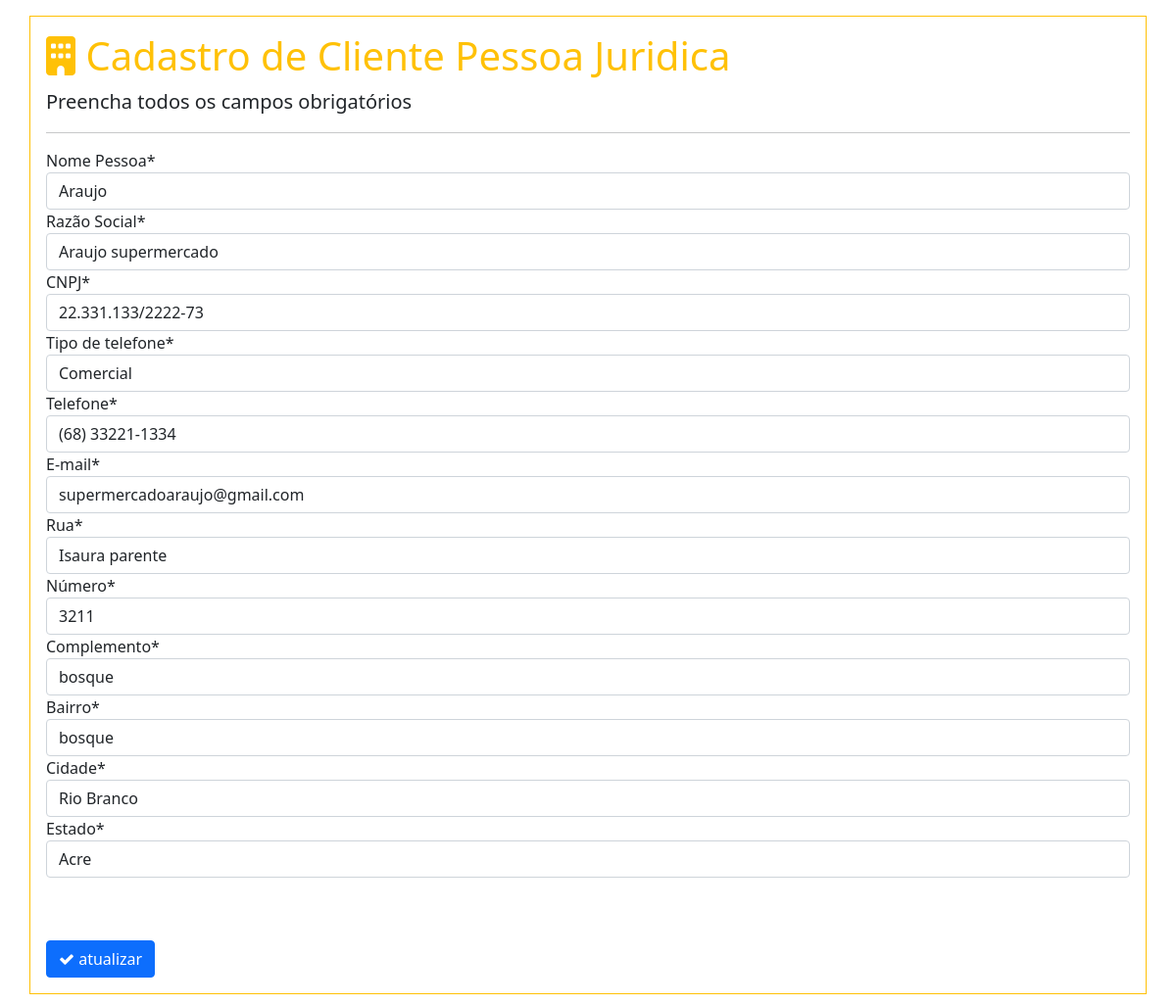
Page /atualizar/pessoa-juridica/3/ (signed in) on the committed database.
### aplicacao/models.py (models this page shows, shortened)
class Pessoa(models.Model):
    comercial = "C"
    fixo = "F"
    pessoal = "P"
    TIPO_CHOICES = [
        (comercial, "Comercial"),
        (fixo, "Fixo"),
        (pessoal, "Pessoal")
    ]
    nome = models.CharField(max_length=200, verbose_name='Nome Pessoa')
    email =models.EmailField(max_length=200, verbose_name='E-mail')
    tipo = models.CharField(max_length=1, choices=TIPO_CHOICES, default=pessoal, verbose_name='Tipo de telefone')
    telefone = models.CharField(max_length=15, verbose_name='Telefone')
    numero = models.IntegerField(null=True, blank=False, verbose_name='Número')
    rua = models.CharField(max_length=200, null=True, blank=False, verbose_name='Rua')
    complemento = models.CharField(max_length=200, null=True, blank=False, verbose_name='Complemento')
    bairro = models.CharField(max_length=50, null=True, blank=False, verbose_name='Bairro')
    cidade = models.CharField(max_length=100, null=True, blank=False, verbose_name='Cidade')
    estado = models.CharField(max_length=50, null=True, blank=False, verbose_name='Estado')
    class Meta:
        abstract = True

class PessoaJuridica(Pessoa):
    razao_social = models.CharField(max_length=200,verbose_name='Razão Social')
    cnpj = models.CharField(max_length=18,unique=True,verbose_name='CNPJ')
    class meta:
        ordering = ['razao_social']

### aplicacao/views.py (the view)
# urls.py: path('atualizar/pessoa-juridica/<int:pk>/', PessoaJuridicaUpdate.as_view(), name='pessoa-juridica-atualizar'),
class PessoaJuridicaUpdate(LoginRequiredMixin, GroupRequiredMixin,UpdateView):
    group_required = u"administradores"
    model = PessoaJuridica
    fields = ['nome','razao_social','cnpj','tipo','telefone','email','rua','numero','complemento','bairro','cidade','estado']
    template_name = 'aplicacao/formcliente.html'
    success_url = reverse_lazy('home')
    def get_context_data(self, *args, **kwargs):
        context = super().get_context_data(*args, **kwargs)
        context['iconetitulo'] = '<i class="fas fa-building" aria-hidden="true"></i>'
        context['titulo'] = "Cadastro de Cliente Pessoa Juridica"
        context['icon']= '<i class="fa fa-check" aria-hidden="true"></i>'
        context['cadastrar'] = 'atualizar'
        return context

### aplicacao/templates/aplicacao/formcliente.html (shortened to what this page needs)
{% extends 'paginas/base.html' %}
{% load static %}
{% load crispy_forms_tags%}
{% block conteudo %}
<div class="container p-3 my-3 border border-warning">
    <h1 class="text-warning">{% autoescape off %} {{ iconetitulo }} {{ titulo }}{% endautoescape %}</h1>
    <p class="lead">Preencha todos os campos obrigatórios</p>
    <hr>
    <form action="" method="POST" autocomplete="off" enctype="multipart/form-data">
        {{ form|crispy }}
        <br>
        <br>
        <button type="submit" class="btn btn-primary mt-3">{% autoescape off %}{{icon}} {{cadastrar}} {% endautoescape%}</button>
    </form>
</div>
{% endblock %}

### rows in the picture
PessoaJuridica: nome "Araujo", razao_social "Araujo supermercado", cnpj "22.331.133/2222-73", tipo "Comercial", telefone "(68) 33221-1334", email "supermercadoaraujo@gmail.com", rua "Isaura parente", numero "3211", complemento "bosque", bairro "bosque", cidade "Rio Branco", estado "Acre"

### other values in the picture
{{ titulo }} "Cadastro de Cliente Pessoa Juridica"
{{ cadastrar }} "atualizar"
